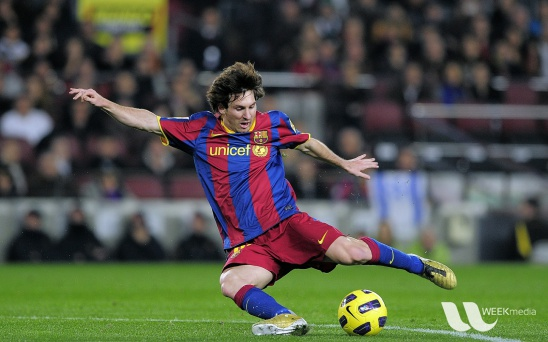
#> input picture opencv/ch14-几何变换/messi5.jpg, 548 x 342 px, found by its file name
$ python '14.旋转getRotationMatrix2D.py'
#> lines starting #> are read from the running program, lines starting #| are printed output that depends on the picture
# -*- coding: utf-8 -*-

# 旋转
import cv2
import numpy as np

img = cv2.imread('ch14-几何变换/messi5.jpg', 0)
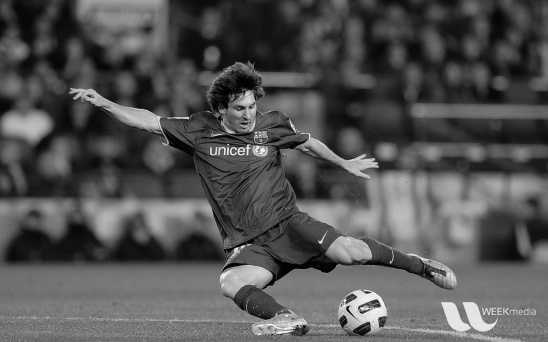
#> img: shape (342, 548); min 0, max 253, mean 83.3
rows, cols = img.shape
#> rows = 342; cols = 548

# 第一个参数为旋转中心 第二个为旋转角度, 第三个为旋转后的缩放因子
# 可以通过设置旋转中心，缩放因子，以及窗口大小来防止旋转后超出边界的问题
M = cv2.getRotationMatrix2D((cols / 2, rows / 2), 45, 0.6)

# 第三个参数是输出图像的尺寸大小
dst = cv2.warpAffine(img, M, (1 * cols, 1 * rows))
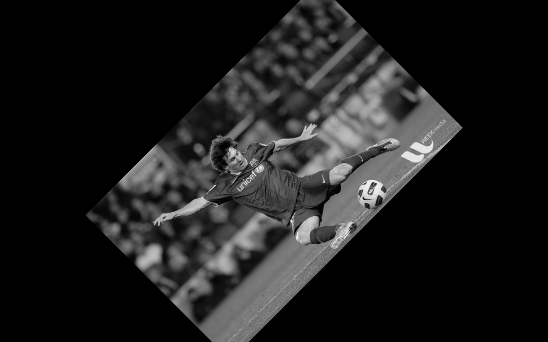
#> dst: shape (342, 548); min 0, max 250, mean 29.7

cv2.imshow('img', dst)

cv2.waitKey(0)
cv2.destroyAllWindows()

$ run again, with opencv/ch14-几何变换/sudoku.jpg copied over opencv/ch14-几何变换/messi5.jpg
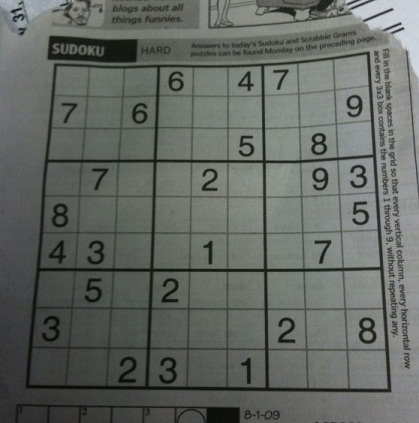
#> input picture opencv/ch14-几何变换/sudoku.jpg, 419 x 423 px, found by its file name
#> `dst = cv2.warpAffine(img, M, (1 * cols, 1 * rows))`:
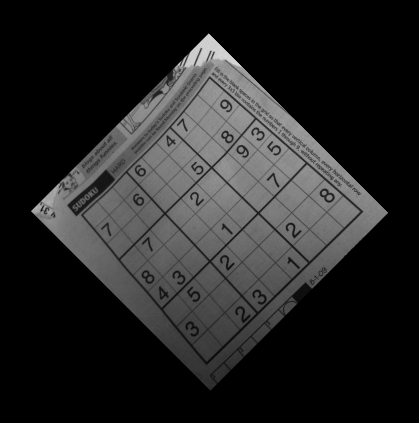
#> dst: shape (423, 419); min 0, max 215, mean 36.7
